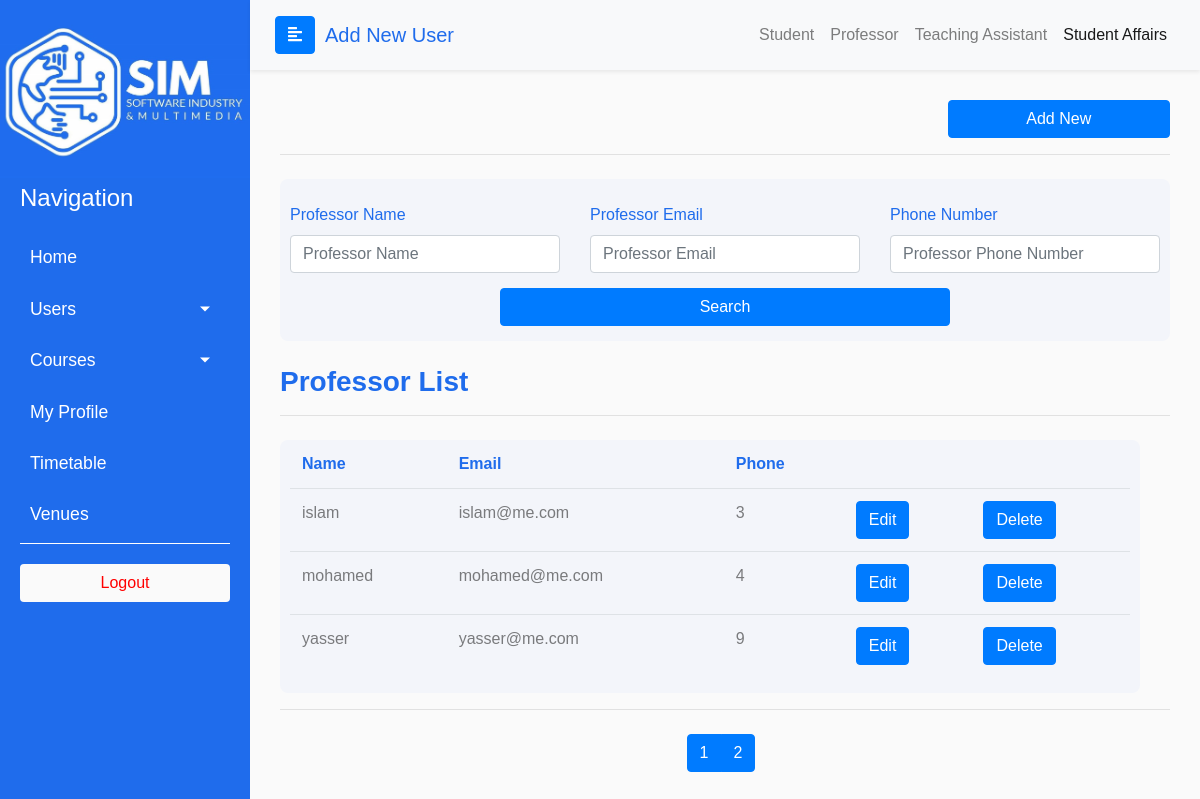
/admin/Professors.php, run on an earlier commit of the app's database.
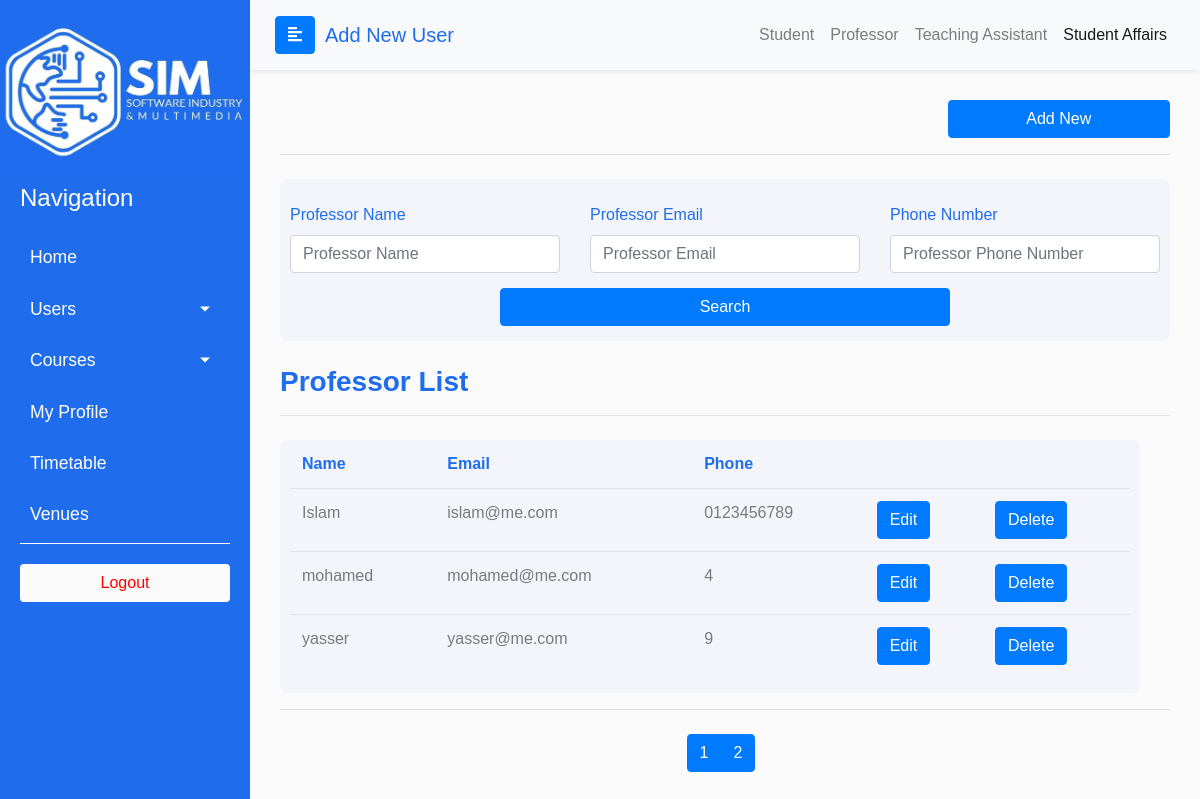
And on a later commit of the database.
### tables this page shows
CREATE TABLE `professors` (
  `id_user` int(12) NOT NULL,
  `id_instructor` int(14) NOT NULL,
  `description` varchar(255) NOT NULL
);

CREATE TABLE `users` (
  `id` int(12) NOT NULL,
  `first_name` varchar(255) NOT NULL,
  `middle_name` varchar(255) NOT NULL,
  `last_name` varchar(255) NOT NULL,
  `national_id` bigint(14) NOT NULL,
  `type` varchar(255) NOT NULL,
  `email` varchar(255) NOT NULL,
  `password` varchar(255) NOT NULL,
  `gender` varchar(255) NOT NULL,
  `mobile_number` varchar(255) NOT NULL,
  `home_number` varchar(255) DEFAULT NULL,
  `image_path` text DEFAULT 'profile_images\\profile.png'
);

### paths.php (called while the page is built, shortened)
<?php
$root = "Web-Project-2";
$logo_path = DIRECTORY_SEPARATOR. $root .DIRECTORY_SEPARATOR. "media" .DIRECTORY_SEPARATOR. "logo.jpeg";
$my_profile_path = DIRECTORY_SEPARATOR. $root .DIRECTORY_SEPARATOR. "my_profile.php";
$announcements_path = DIRECTORY_SEPARATOR .$root .DIRECTORY_SEPARATOR. "student" .DIRECTORY_SEPARATOR. "announcements.php";
$venues_path = DIRECTORY_SEPARATOR. $root .DIRECTORY_SEPARATOR."admin" .DIRECTORY_SEPARATOR. "venues.php";
$timetable_admin_path = DIRECTORY_SEPARATOR. $root .DIRECTORY_SEPARATOR. "admin" .DIRECTORY_SEPARATOR. "timetable.php";

### includes/Admin/professors/functions.php (called while the page is built, shortened)
<?php
include_once dirname(__FILE__, 2) . "\\utils\\iniclude_utils_files.php";
function showProfessors()
{
    global $professorsType;
    $data = getProfessorsData();
    printCommonData($data, $professorsType);
}
function getProfessorsData()
{
    global $professorsTable;
    list($per_page, $page_1, $_, $_) = getRowsPerPage($professorsTable);
    $mainSqlQuery = "SELECT p.*, u.*
                        FROM {$professorsTable} p
                        join users u
                            on p.id_user = u.id
                        limit {$page_1}, {$per_page}";
    $dataBaseConnection = connectToDataBase();
    $result = mysqli_query($dataBaseConnection, $mainSqlQuery);
    $professorsData = array();
    $count = 0;
    while ($row = $result->fetch_assoc()) {
        $professorsData[$count++] = $row;
    }
    return $professorsData;
}

### includes/utils/variables.php (called while the page is built, shortened)
<?php
$professorsTable = "professors";
$rowsPerPage = 3;

### includes/Admin/utils/all.php (called while the page is built, shortened)
<?php
include_once "iniclude_utils_files.php";
function getRowsPerPage($table)
{
    global $rowsPerPage;
    $per_page = $rowsPerPage;
    if (isset($_GET['page'])) {
        $page = $_GET['page'];
    } else {
        $page = "";
    }
    if ($page == "" || $page == 1) {
        $page_1 = 0;
    } else {
        $page_1 = ($page * $per_page) - $per_page;
    }
    $dataBaseConnection = connectToDataBase();
    $post_query_count = "SELECT * FROM {$table}";
    $result = mysqli_query($dataBaseConnection, $post_query_count);
    $count = mysqli_num_rows($result);
    $count  = ceil($count / $per_page);
    return array($per_page, $page_1, $count, $page);
}

### includes/utils/helper.php (called while the page is built, shortened)
<?php
include_once "variables.php";
function checkResultQuery($result, $conn, $source=null)
{
    return true;
}

### includes/Admin/utils/print_functions.php (the view, shortened to what this page needs)
<?php
include_once dirname( __FILE__, 3) . "\\utils\\variables.php";
function printCommonData($data, $type)
{
    global $professorsType, $sasType, $tasType;
    $update_page = null;
    switch($type) {
        case $professorsType:
            $update_page = "update_professor.php";
            break;
    }
    foreach ($data as $row) {
        echo "<tr>
        <td>" . $row["first_name"] . "</td> <td>" . $row["email"] . "</td>
        <td>" . $row["mobile_number"] . "</td> <td>";
?>
        <form action="<?php echo $update_page."?id={$row['id_user']}" ?>" method="POST">
        <input type="submit" value="Edit" name="edit" class="btn btn-primary">
        </form>
        <td>
        <form action="" method="POST">
            <input type="submit" value="Delete" name="delete" class="btn btn-primary">
        </form>
    <?php
        echo "</td></tr>";
    }
}
        ?>

### admin/Professors.php (shortened to what this page needs)
<?php
include dirname(__FILE__, 2) . "\\includes\\Admin\\callable_functions.php";
?>
<!DOCTYPE html>
<html>
<head>
    <link rel="stylesheet" href="https://stackpath.bootstrapcdn.com/bootstrap/4.1.0/css/bootstrap.min.css">
    <link rel="stylesheet" href="stu_prof.css">
    <link rel="stylesheet" href="css/tables.css">
    <link rel="stylesheet" href="../css/rootStyles.css">
    <link rel="stylesheet" href="https://cdnjs.cloudflare.com/ajax/libs/malihu-custom-scrollbar-plugin/3.1.5/jquery.mCustomScrollbar.min.css">
</head>
<body>
    <div class="wrapper">
    <?php
            include dirname(__FILE__, 2) . "\\includes\\admin_sidebar.php";
        ?>
        <div id="content">
            <nav class="navbar navbar-expand-lg sticky-top navbar-light bg-light shadow-sm">
                <div class="container-fluid">
                    <button type="button" id="sidebarCollapse" class="btn btn-primary">
                        <i class="fas fa-align-left"></i>
                    </button>
                    <a class="navbar-brand" id="page-title" href="#">Add New User</a>
                    <div class="collapse navbar-collapse" id="navbarSupportedContent">
                        <ul class="nav navbar-nav ml-auto secondary-navigation">
                        <li class="nav-item ">
                                <a class="nav-link" href="Students.php">Student</a>
                            </li>
                            <li class="nav-item ">
                                <a class="nav-link" href="Professors.php">Professor</a>
                            </li>
                            <li class="nav-item ">
                                <a class="nav-link" href="ta_list.php">Teaching Assistant</a>
                            </li>
                            <li class="nav-item active">
                                <a class="nav-link" href="sa_list.php">Student Affairs</a>
                            </li>
                        </ul>
                    </div>
            </nav>
            <div class="page-body">
                <div class="container-fluid">
                    <div class="row justify-content-end">
                        <a href="add_new_prof.php" class=" btn btn-primary btn-block w-25">Add New</a>
                    </div>
                </div>
                <hr class="mb-4">
                <div class="container-fluid table-container">
                    <form action="" method="POST">
                        <div class="row ">
                            <div class="col-md mt-4">
                                <label for="student-name">Professor Name</label>
                                <input type="text" class="form-control" placeholder="Professor Name" id="professor-name" name="professor-name" value="<?php echo $professor_name ?>">
                            </div>
                            <div class="col-md mt-4">
                                <label for="student-id">Professor Email</label>
                                <input type="text" class="form-control" placeholder="Professor Email" id="professor-email" name="professor-email" value="<?php echo $professor_email ?>">
                            </div>
                            <div class="col-md mt-4">
                                <label for="student-email">Phone Number</label>
                                <input type="text" class="form-control" placeholder="Professor Phone Number" id="professor-phone" name="professor-phone" value="<?php echo $professor_phone ?>">
                            </div>
                        </div>
                        <div class="row justify-content-center ">
                            <button class="btn btn-primary w-50 btn-block right-btn search-btn" name="submit">Search</button>
                        </div>
                    </form>
                </div>
                <br>
                <h3 class="font-weight-bold" style=" color:rgb(31,108,236);">
                    Professor List
                </h3>
                <hr class="mb-4">
                <div class="container-fluid">
                    <div class="row table-container table-responsive">
                        <table class="table">
                            <thead>
                                <tr style="color:rgb(31,108,236);">
                                    <th scope="col">Name</th>
                                    <th scope="col">Email</th>
                                    <th scope="col">Phone</th>
                                </tr>
                            </thead>
                            <tbody style="color: rgb(0,0,0,0.5);">
                                <?php
                                searchProfessor();
                                ?>
                            </tbody>
                        </table>
                    </div>
                </div>
                <hr class="mb-4">
                <div class="btn-toolbar justify-content-center" role="toolbar" aria-label="Toolbar with button groups">
                    <div class="btn-group mr-2" role="group" aria-label="First group">
                        <?php
                        list($per_page, $page_1, $count, $page) = getRowsPerPage("professors");
                        for ($i = 1; $i <= $count; $i++) {
                            if ($i == $page) {
                                echo "<button type='button' class='btn btn-primary'><a class='active_link' href='Professors.php?page={$i}'>{$i}</a></button>";
                            } else {
                                echo "<button type='button' class='btn btn-primary'><a class='active_link' href='Professors.php?page={$i}'>{$i}</a></button>";
                            }
                        }
                        ?>
                    </div>
                </div>
                <br>
            </div>
        </div>
    </div>
</body>
</html>

### includes/admin_sidebar.php (shortened to what this page needs)
<?php
include_once dirname(__FILE__, 2)."\\paths.php";
include_once "functions.php";
include_once dirname(__FILE__) . "\\Admin\\all_types\\functions.php";
?>
<nav id="sidebar">
            <div class="sidebar-header">
                <img src="<?php echo $logo_path ?>" alt="SIM-LOGO">
            </div>
            <p>Navigation</p>
            <ul class="list-unstyled components">
                <li>
                    <a href="<?php echo $announcements_path ?>">Home</a>
                </li>
                <li class="active">
                    <a href="#homeSubmenu" data-toggle="collapse" aria-expanded="false" class="dropdown-toggle">Users</a>
                </li>
                <li>
                    <a href="#pageSubmenu" data-toggle="collapse" aria-expanded="false" class="dropdown-toggle">Courses</a>
                </li>
                <li>
                    <a href="<?php echo $my_profile_path ?>">My Profile</a>
                </li>
                <li>
                    <a href="<?php echo $timetable_admin_path ?>">Timetable</a>
                </li>
                <li>
                    <a href="<?php echo $venues_path ?>">Venues</a>
                </li>
            </ul>
            <ul class="list-unstyled CTAs">
                <form method="post">
                    <button type="submit" class="btn btn-block cta-logout" style="background-color: #fafafa; color: red;" name="logout-btn" value="Logout">Logout</button>
                </form>
            </ul>
        </nav>

### includes/Admin/callable_functions.php (shortened to what this page needs)
<?php
include_once dirname(__FILE__, 2) . "\\utils\\variables.php";
include_once "all_types/functions.php";
include_once "students/functions.php";
include_once "students/search.php";
include_once "professors/functions.php";
include_once "professors/search.php";
include_once "tas/functions.php";
include_once "tas/search.php";
include_once "sas/functions.php";
include_once "sas/search.php";
include_once "utils" . DIRECTORY_SEPARATOR . "all.php";
function searchProfessor()
{
    if (isset($_POST['submit'])) {
        $d = searchForProfessor();
        showProfessorSearch($d);
    } else {
        showProfessorsList();
    }
}
function showProfessorsList()
{
    showProfessors();
}

### admin/stu_prof.css (style rules this page uses)
.right-btn { float: right; }
label { color: rgba(31,108,236); }
.search-btn { margin-top: 15px; margin-bottom: 15px; }

### admin/css/tables.css (style rules this page uses)
.table-container { background-color: rgba(31, 108, 236, 0.03); border-radius: 8px; padding: 0 10px; }
.table thead tr th { border: none !important; }

### css/rootStyles.css (style rules this page uses)
:root { --primary: rgb(31,108,236); --danger: red; }
body { font-family: 'Poppins', sans-serif; background: #fafafa; }
p { font-family: 'Poppins', sans-serif; font-size: 1.1em; font-weight: 300; line-height: 1.7em; color: #999; }
a, a:hover, a:focus { color: inherit; text-decoration: none; transition: all 0.3s; }
.navbar { padding: 15px 10px; background: #fff; border: none; border-radius: 0; margin-bottom: 30px; box-shadow: 1px 1px 3px rgba(0, 0, 0, 0.1); }
.navbar-brand#page-title { margin-left: 10px; color: var(--primary) !important; }
.page-body { padding: 0 30px; }
.wrapper { display: flex; width: 100%; }
#sidebar { width: 250px; position: fixed; top: 0; left: 0; height: 100vh; z-index: 999; background: var(--primary); color: #fff; transition: all 0.3s; align-items: stretch; }
#sidebar .sidebar-header img { width: 250px; }
#sidebar ul.components { margin: 0 20px; border-bottom: 1px solid #fff; }
#sidebar p { color: #fff; padding: 0 20px; font-size: 1.5em; }
#sidebar ul li a { padding: 10px; font-size: 1.1em; display: block; border-radius: 5px; margin-bottom: 5px; }
a[data-toggle="collapse"] { position: relative; }
.dropdown-toggle::after { display: block; position: absolute; top: 50%; right: 20px; transform: translateY(-50%); }
ul.CTAs { padding: 20px; }
#content { width: calc(100% - 250px); min-height: 100vh; transition: all 0.3s; position: absolute; top: 0; right: 0; }

What changed in the data, as far as the page shows it:
changed through a linked row, professors "islam@me.com": id_user.first_name "islam" → "Islam"; id_user.mobile_number "3" → "0123456789"
